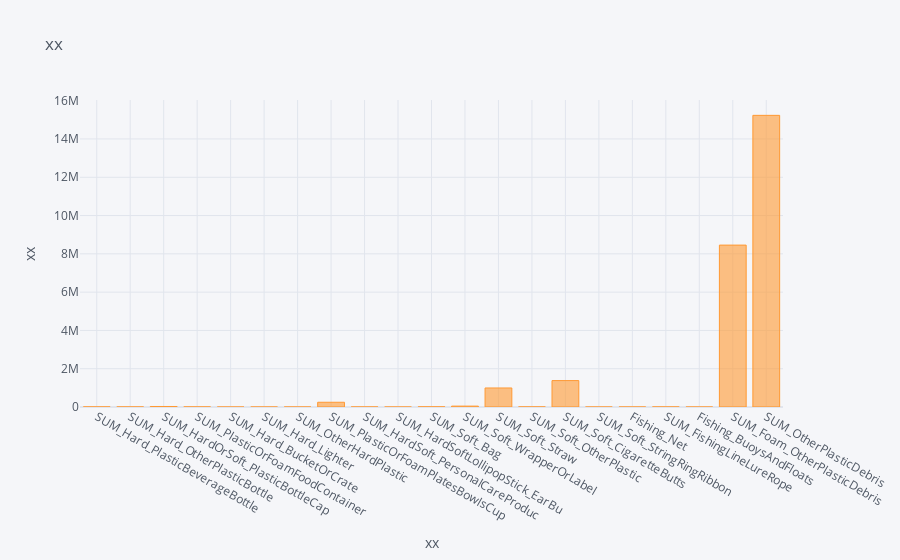

Notebook code cell kept with this figure:
### Code cell
# let's create the barplot to visualise what's the biggest source of plastic waste in Ghana 
# maximum_plastics_waste.plot(kind = 'bar')
cf.go_offline()
maximum_plastics_waste.iplot(kind='bar', title='xx', yTitle='xx', xTitle='xx')

### Figure 1 — Plotly figure (JSON) as saved in the notebook; plotly's stock layout.template omitted (floating-point values rounded to 4 significant figures)
{"data": [{"marker": {"color": "rgba(255, 153, 51, 0.6)", "line": {"color": "rgba(255, 153, 51, 1.0)", "width": 1}}, "name": "plastic_waste_sources", "orientation": "v", "text": "", "type": "bar", "x": ["SUM_Hard_PlasticBeverageBottle", "SUM_Hard_OtherPlasticBottle", "SUM_HardOrSoft_PlasticBottleCap", "SUM_PlasticOrFoamFoodContainer", "SUM_Hard_BucketOrCrate", "SUM_Hard_Lighter", "SUM_OtherHardPlastic", "SUM_PlasticOrFoamPlatesBowlsCup", "SUM_HardSoft_PersonalCareProduc", "SUM_HardSoftLollipopStick_EarBu", "SUM_Soft_Bag", "SUM_Soft_WrapperOrLabel", "SUM_Soft_Straw", "SUM_Soft_OtherPlastic", "SUM_Soft_CigaretteButts", "SUM_Soft_StringRingRibbon", "Fishing_Net", "SUM_FishingLineLureRope", "Fishing_BuoysAndFloats", "SUM_Foam_OtherPlasticDebris", "SUM_OtherPlasticDebris"], "y": [4976, 3514, 26771, 4775, 0, 763, 409, 247666, 3230, 0, 8480, 46293, 993722, 4789, 1379379, 18, 866, 3678, 147, 8456479, 15234016]}], "layout": {"legend": {"bgcolor": "#F5F6F9", "font": {"color": "#4D5663"}}, "paper_bgcolor": "#F5F6F9", "plot_bgcolor": "#F5F6F9", "title": {"font": {"color": "#4D5663"}, "text": "xx"}, "xaxis": {"gridcolor": "#E1E5ED", "showgrid": true, "tickfont": {"color": "#4D5663"}, "title": {"font": {"color": "#4D5663"}, "text": "xx"}, "zerolinecolor": "#E1E5ED"}, "yaxis": {"gridcolor": "#E1E5ED", "showgrid": true, "tickfont": {"color": "#4D5663"}, "title": {"font": {"color": "#4D5663"}, "text": "xx"}, "zerolinecolor": "#E1E5ED"}}}
